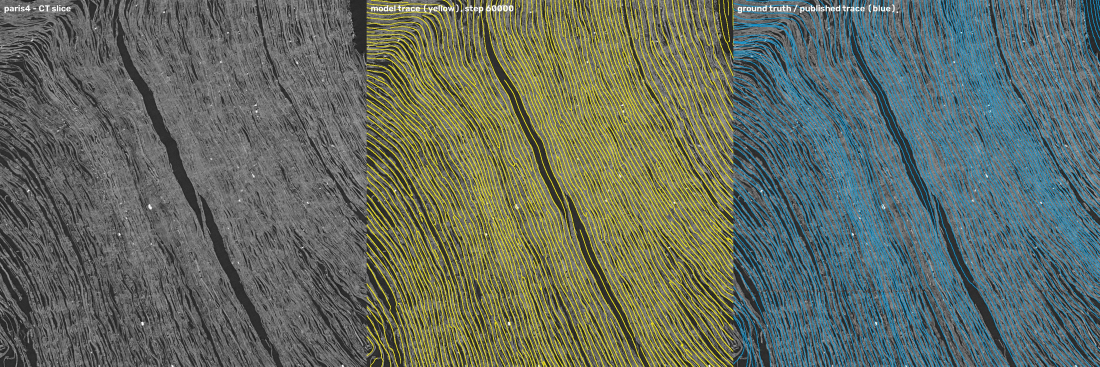
#> input picture assets/whole_slice_v03_paris4_zoom.jpg, 3300 x 1100 px (shown at 1/3 size)
$ python flou_mouvement2.py ../../assets/whole_slice_v03_paris4_zoom.jpg ../../assets/whole_slices_v03_grid.jpg ../../assets/whole_slices_v03_grid.jpg 5
#> lines starting #> are read from the running program, lines starting #| are printed output that depends on the picture; after the words box and inside, x2 and y2 are one past the last pixel; in counts of white or black regions, pixels touching at a corner belong together
"""24/11 · FLOU DE MOUVEMENT PAR PLAGE (idée et réglage de Vincent : « il n'y a pas une seule bonne réponse, il peut y avoir de tout, mais le plus courant serait de l'ordre
du 9 px fort »). Chaque plage écrasée tire SES réglages : longueur (5–14 px, mode 9), force (0,5–1, mode 0,85), une direction fixe ou deux directions croisées (60 %),
angle au hasard (défaut du scan : indépendant des feuilles). Longueur plafonnée à 12 px le 24/11 midi (à 12–14 px fort : flou visible). Ne déplace aucune feuille ; à appliquer dans les plages déjà marquées illisibles.
    python flou_mouvement2.py <image.png> <plages.png> <sortie.png> [graine=0]"""
import sys, numpy as np, cv2
from scipy import ndimage as ndi
IMG, PLG, OUT = sys.argv[1:4]; G = int(sys.argv[4]) if len(sys.argv) > 4 else 0; rng = np.random.default_rng(G)
img = cv2.imread(IMG, 0).astype(np.float32); H, W = img.shape; pl = cv2.imread(PLG, 0).astype(np.float32) / 255
#> after `H, W = img.shape`: H = 1100; W = 3300
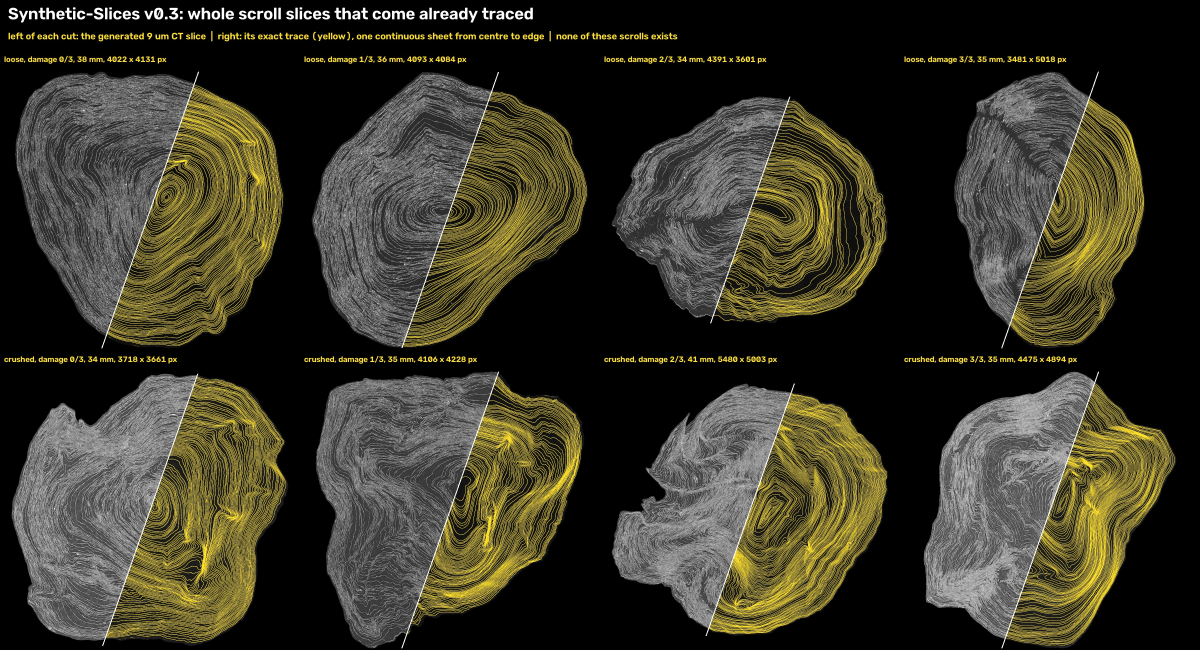
#> input picture assets/whole_slices_v03_grid.jpg, 3600 x 1950 px (shown at 1/3 size)
lab, n = ndi.label(pl > 0.3); lab = ndi.grey_dilation(lab, size=(41, 41))                                 # une étiquette par plage, un peu élargie pour couvrir le bord fondu
#> after `lab, n = ndi.label(pl > 0.3)`:
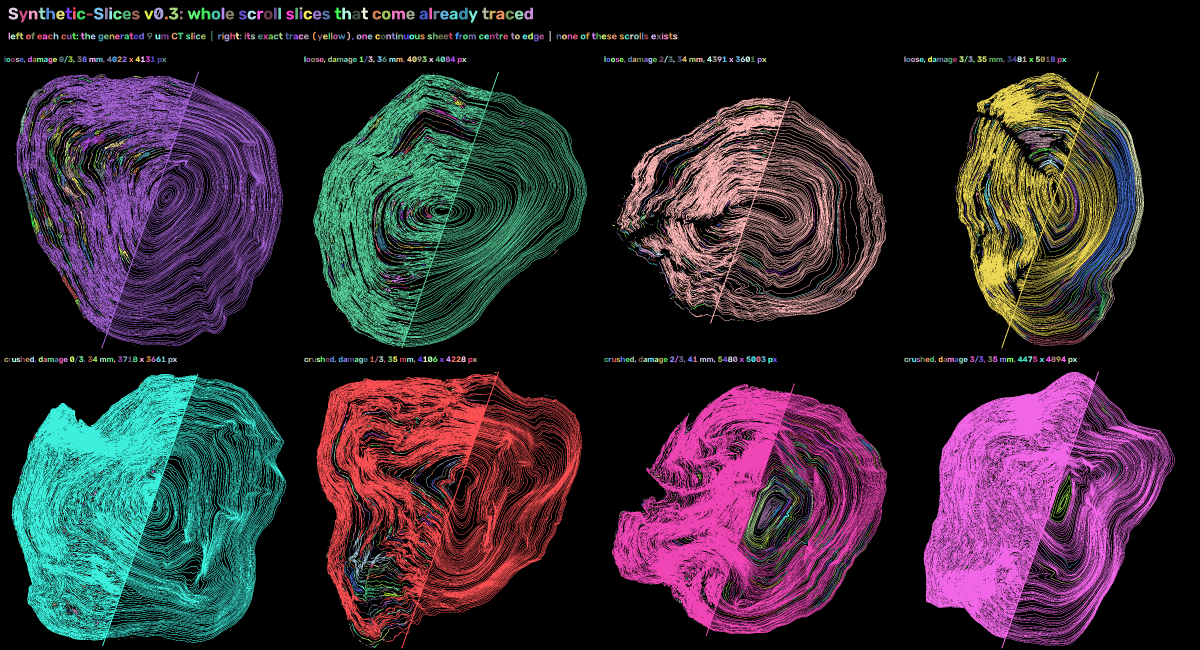
#> lab: shape (1950, 3600) int32 (shown at 1/3 size); 13070 distinct labels, from 0 to 13069; one colour per label, 0 black
#> after `lab, n = ndi.label(pl > 0.3)`: n = 13069
#> after `lab = ndi.grey_dilation(lab, size=(41, 41))`:
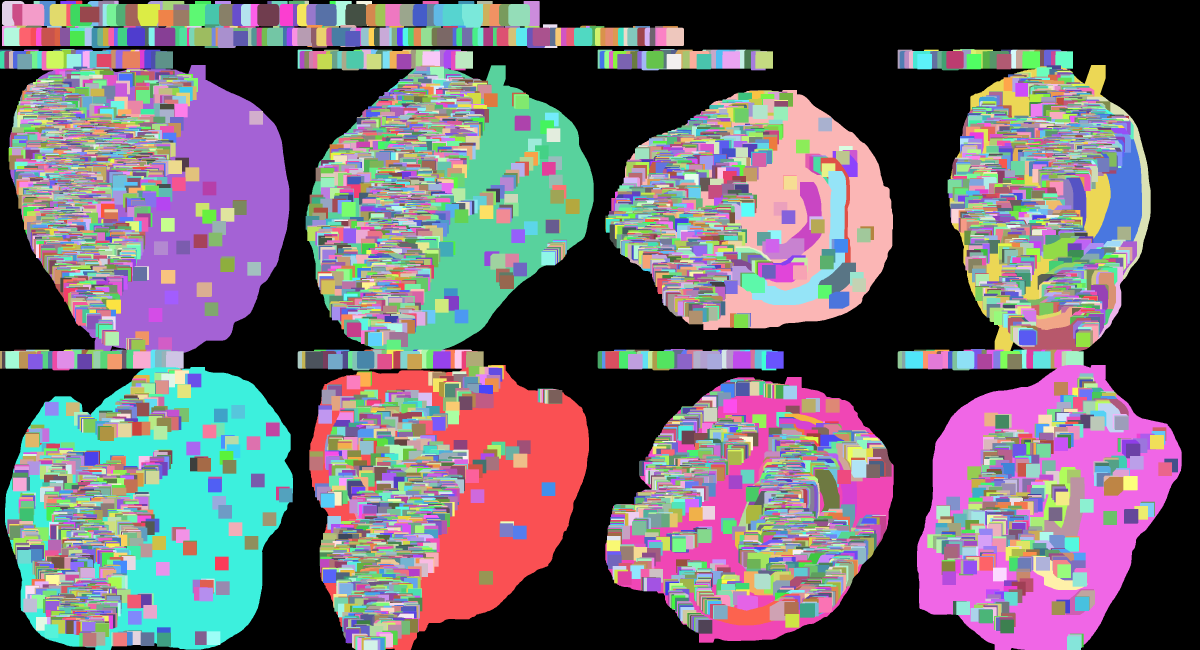
#> lab: shape (1950, 3600) int32 (shown at 1/3 size); 13070 distinct labels, from 0 to 13069; one colour per label, 0 black
lg = np.zeros(n + 1, np.float32); fo = np.zeros(n + 1, np.float32); an = rng.uniform(0, np.pi, n + 1).astype(np.float32); cr = np.zeros(n + 1, np.float32); ec = rng.uniform(1.0, 1.45, n + 1).astype(np.float32)
#> after `lg = np.zeros(n + 1, np.float32)`: lg = 13070 values from 0 to 0
#> after `fo = np.zeros(n + 1, np.float32)`: fo = 13070 values from 0 to 0
#> after `an = rng.uniform(0, np.pi, n + 1).astype(np.float32)`: an = 13070 values, max 3.14 at index 12046, min 4.27e-06 at index 204, mean 1.57
#> after `cr = np.zeros(n + 1, np.float32)`: cr = 13070 values from 0 to 0
#> after `ec = rng.uniform(1.0, 1.45, n + 1).astype(np.float32)`: ec = 13070 values, max 1.45 at index 571, min 1 at index 939, mean 1.22
lg[1:] = rng.triangular(5, 9, 12, n); fo[1:] = rng.triangular(0.5, 0.85, 1.0, n); cr[1:] = rng.random(n) < 0.6
LG, FO, CR = lg[lab], fo[lab], cr[lab]; c1, s1 = np.cos(an[lab]), np.sin(an[lab]); c2, s2 = np.cos(an[lab] + ec[lab]), np.sin(an[lab] + ec[lab])
#> after `LG, FO, CR = (lg[lab], fo[lab], cr[lab])`:
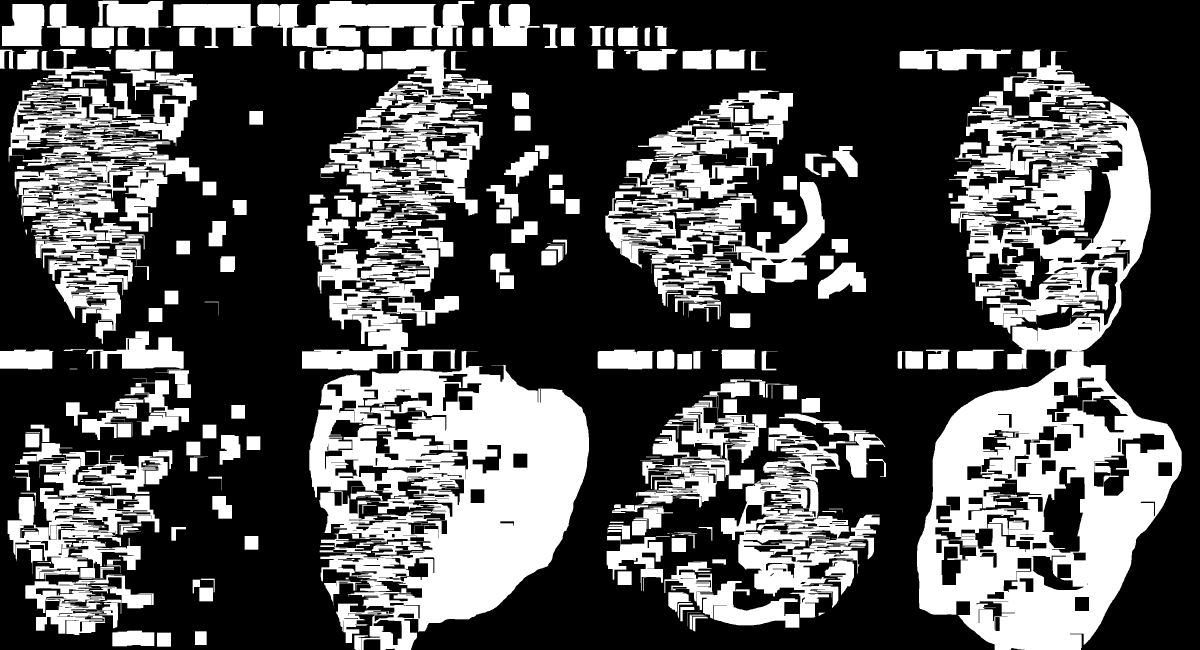
#> CR: shape (1950, 3600) float32 (shown at 1/3 size); values 0 (black) and 1 (white), 33.2% white; 331 white regions (29 under 20 px), largest, box (x1, y1, x2, y2) and area: (2751, 306, 3545, 1950) 588348, (928, 1053, 1767, 1950) 420556, (26, 149, 598, 1032) 169511
#> after `c2, s2 = (np.cos(an[lab] + ec[lab]), np.sin(an[lab] + ec[lab]))`:
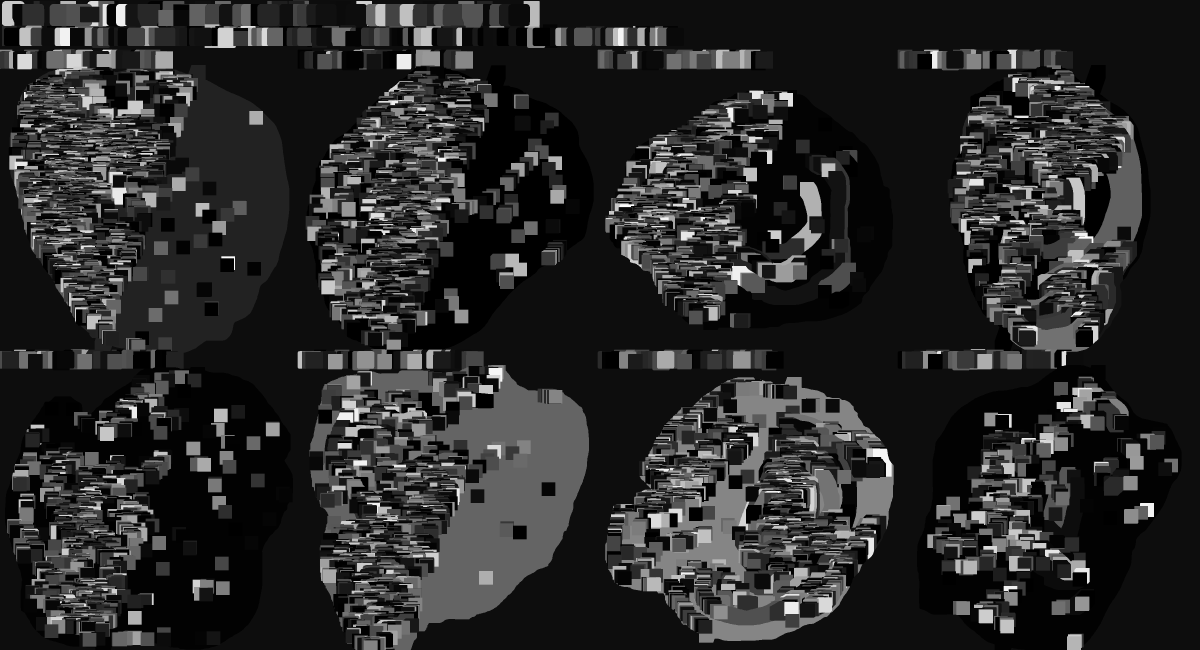
#> c2: shape (1950, 3600) float32 (shown at 1/3 size); min -1, max 0.536, mean -0.747; drawn with min black and max white
#> after `c2, s2 = (np.cos(an[lab] + ec[lab]), np.sin(an[lab] + ec[lab]))`:
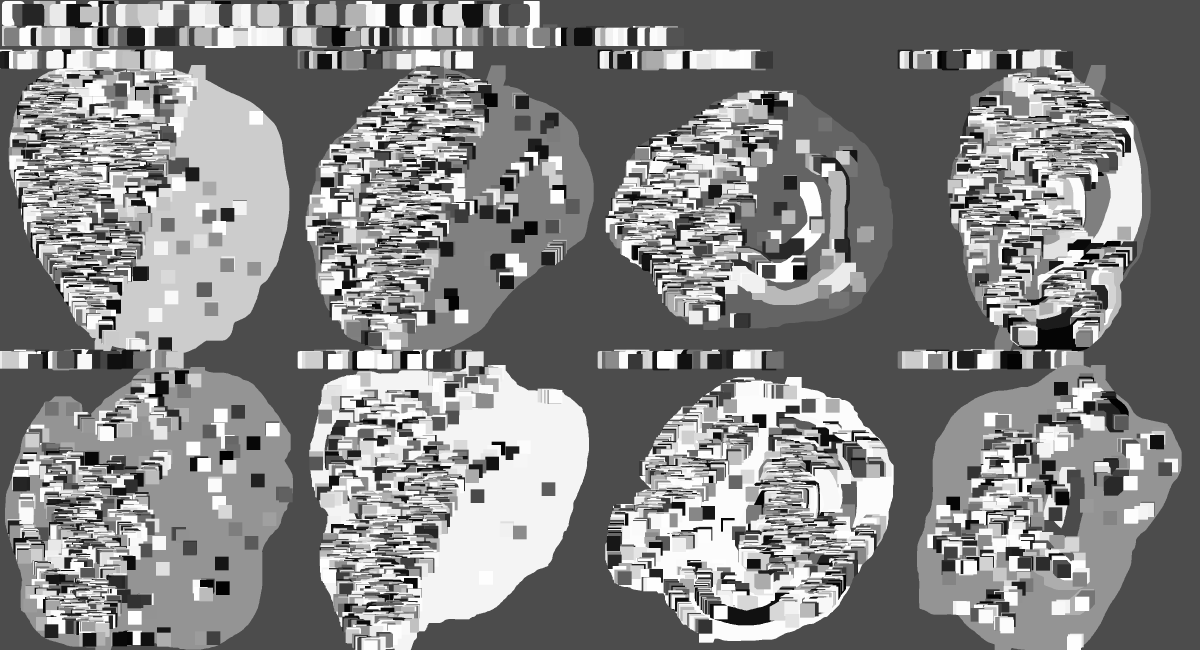
#> s2: shape (1950, 3600) float32 (shown at 1/3 size); min -0.991, max 1, mean 0.0365; drawn with min black and max white
yy, xx = np.mgrid[0:H, 0:W].astype(np.float32); a1 = np.zeros((H, W), np.float32); a2 = np.zeros((H, W), np.float32); N = 11
for k in np.linspace(-0.5, 0.5, N):
#> (the run stopped early here; a loop or call above may not have finished)
